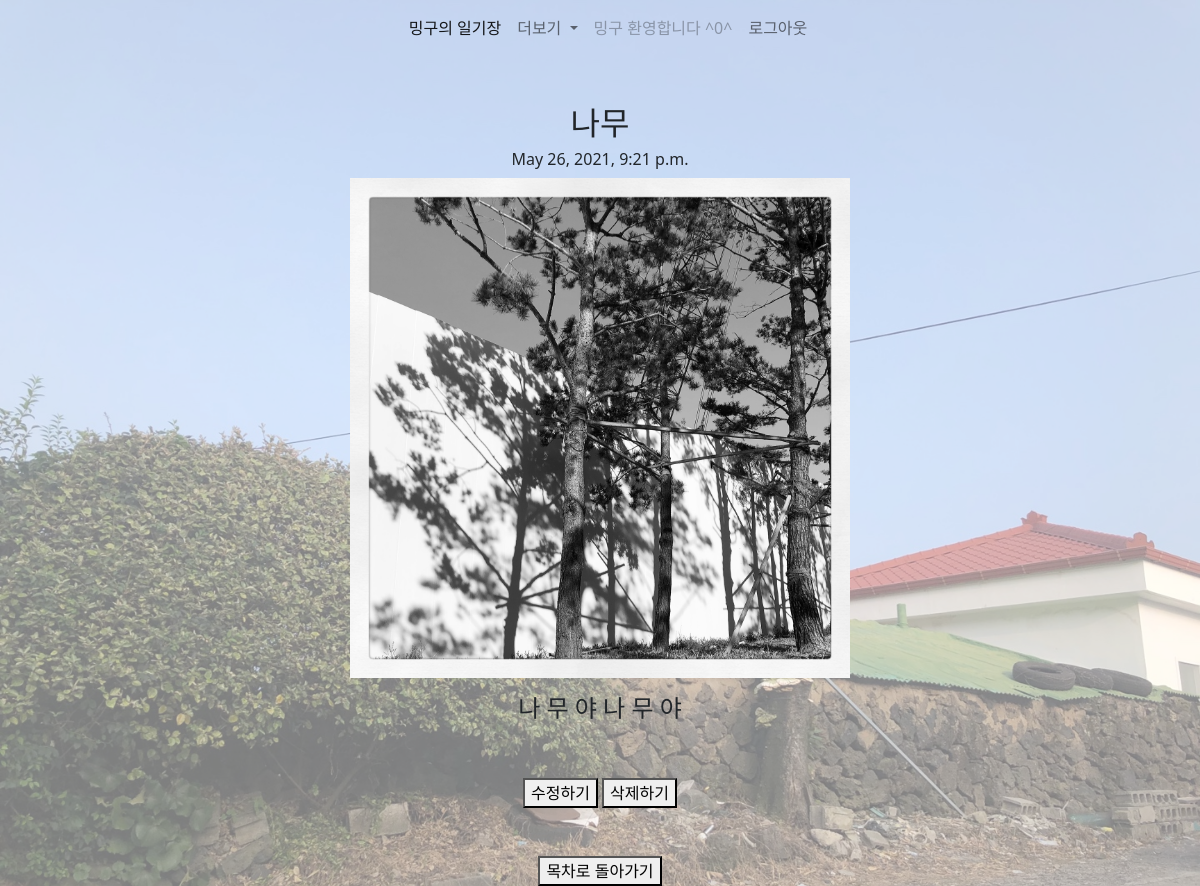
Page /blog/detail/15 (signed in) on the committed database.
### account/models.py (models this page shows)
class CustomUser (AbstractUser):
  nickname = models.CharField (max_length=100)
  university = models.CharField (max_length=50)
  location = models.CharField(max_length=200)

### blog/models.py (models this page shows, shortened)
class Blog (models.Model):
  title = models.CharField(max_length = 200)
  pub_date = models.DateTimeField()
  body = models.TextField()
  img = models.ImageField(upload_to = "blog/", blank = True, null = True)

### blog/views.py (the view)
# urls.py: path('detail/<str:id>', detail, name = "detail"),
@login_required(redirect_field_name=None, login_url="login")
def detail (request,id):
  blog = get_object_or_404(Blog, pk = id)
  return render (request, 'detail.html', {'blog':blog})

### blog/templates/detail.html
{% extends 'base.html' %}
{% block content%}
  <h2>{{blog.title}}</h2>
  <h6>{{blog.pub_date}}</h6>
  {% if blog.img %}
    <p><img src="{{blog.img.url}}" alt="" width="500"></p>
  {% endif %}
  <h4>{{blog.body}}</h4> <br><br>
  <div>
    <a href="{% url 'edit' blog.id %}"><button>수정하기</button></a>
    <a href="{% url 'delete' blog.id %}"><button>삭제하기</button></a>
    <br><br><br>
    <div>
      <a href="{% url 'contents' %}"><button>목차로 돌아가기</button></a>
    </div>
  </div>
{% endblock %}

### mydiary/templates/base.html (shortened to what this page needs)
<!DOCTYPE html>
<html lang="en">
<head>
    <link href="https://cdn.jsdelivr.net/npm/bootstrap@5.0.1/dist/css/bootstrap.min.css" rel="stylesheet">
</head>
<body>
  {% if user.is_authenticated %}
    <nav class="navbar navbar-expand-lg navbar-light">
        <div class="container-fluid">
          <div class="collapse navbar-collapse" id="navbarSupportedContent">
            <ul class="navbar-nav me-auto mb-2 mb-lg-0">
              <li class="nav-item">
                <a class="nav-link active" aria-current="page" href="{% url 'home' %}">밍구의 일기장</a>
              </li>
              <li class="nav-item dropdown">
                <a class="nav-link dropdown-toggle" href="#" id="navbarDropdown" role="button" data-bs-toggle="dropdown" aria-expanded="false">
                  더보기
                </a>
              </li>
              {% if user.is_authenticated %}
                <li class="nav-item">
                <a class="nav-link disabled" href="#" tabindex="-1" aria-disabled="true">{{user.nickname}} 환영합니다 ^0^ </a>
              </li>
                <li class="nav-item">
                  <a class="nav-link" href="{% url 'logout' %}">로그아웃</a>
                </li>
              {% endif %}
            </ul>
          </div>
        </div>
      </nav>
  {% endif %}
    <br><br>
    <div class="container">
        {% block content %}
        {% endblock %}
    </div>
</body>
</html>

### mydiary/templates/base.html (style rules this page uses)
body { text-align: center; }
body { display: flex; flex-direction: column; align-items: center; }

### rows in the picture
CustomUser: nickname "밍구"
Blog: title "나무", pub_date "May 26, 2021, 9:21 p.m.", img (picture), body "나 무 야 나 무 야"
